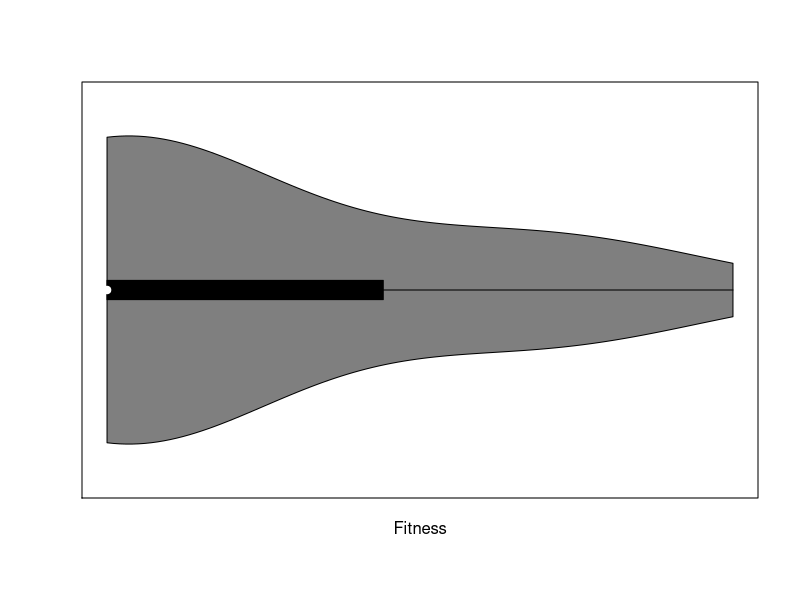
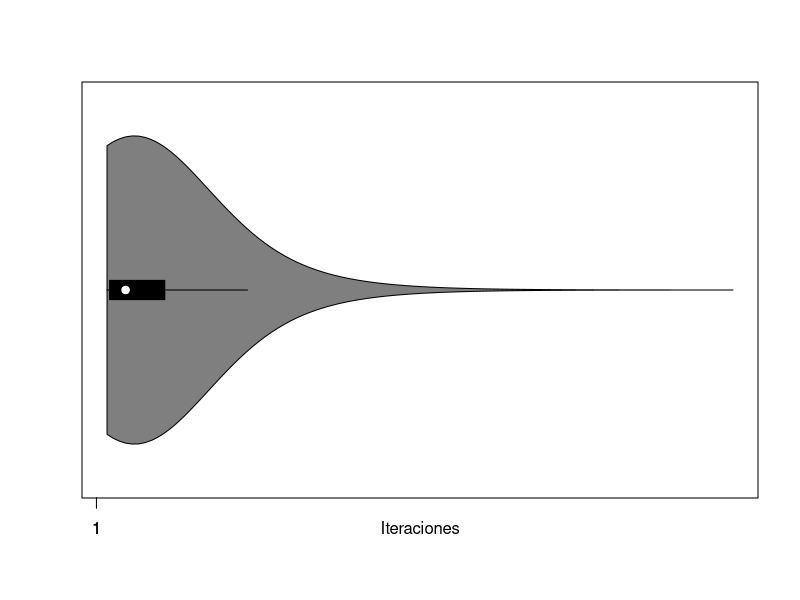
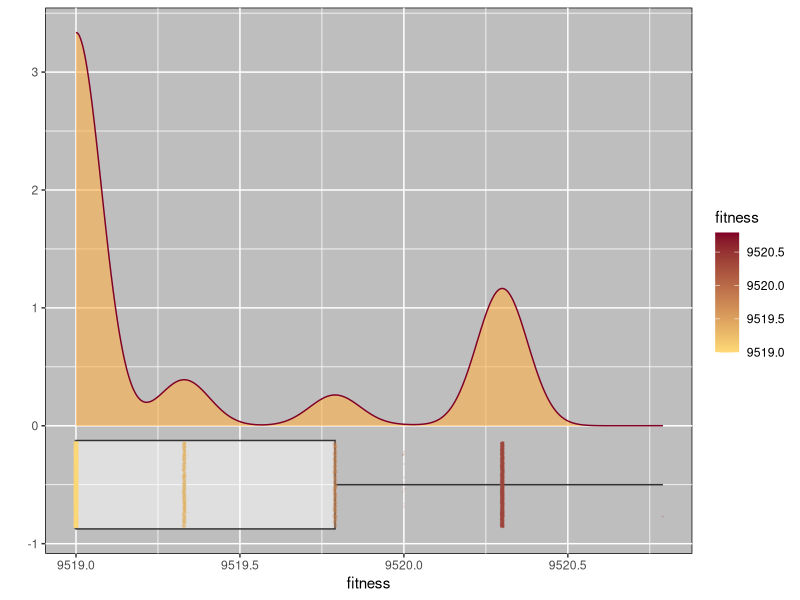
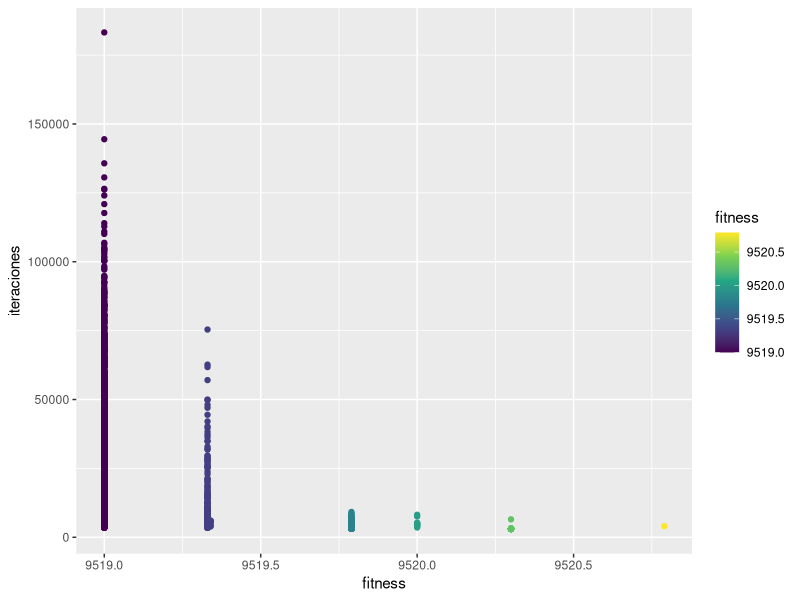

Recreate these plots in R, in order.
 library(ggplot2)
library(vioplot)
library(corrplot)
data<-read.csv(file = 'valores_verif_RH0750158-final-10000.csv',header = FALSE)

m<-as.numeric(data$V1[1])
pTresh<-as.numeric(data$V2[1])
pr<-as.numeric(data$V3[1])

datos<-as.data.frame(data)
names(datos) = c("m","p_tresh","pr","seed","iteraciones","fitness")
# Graficos Violin Fitness vs Iteraciones
#par(mfrow = c(1, 2))
GrafViolin<-function(val2,title){
  vioplot(datos$fitness~val2,col=2:length(levels(data$m)),xlab=title,ylab="Fitness")
  stripchart(datos$fitness~val2,vertical=TRUE,method="jitter",pch=19,add=TRUE,col=3:8)
  vioplot(datos$iteraciones~val2,col=2:length(levels(data$m)),xlab="M",ylab="Iteraciones")
  stripchart(datos$iteraciones~val2,vertical=TRUE,method="jitter",pch=19,add=TRUE,col=3:8)
}


vioplot(datos$fitness,horizontal=TRUE,xlab="Fitness",ylab="")
vioplot(datos$iteraciones,horizontal=TRUE,xlab="Iteraciones",ylab="")

library(viridis)
library(viridisLite)
ggplot(datos, aes(x = fitness, y = -0.5)) +
  
  # horizontal boxplots & density plots
  geom_boxplot(aes(fill = fitness) ,alpha = 0.5) +
  geom_density(aes(x = fitness), inherit.aes = FALSE,fill="#feb24c",alpha=0.6,col="#800026") +
  geom_jitter(aes(x=fitness,col=fitness),height=0.36,alpha=0.1,size=0.2)+
  # vertical lines at Q1 / Q2 / Q3
  #stat_boxplot(geom = "vline", aes(xintercept = ..xlower..)) +
  #stat_boxplot(geom = "vline", aes(xintercept = ..xmiddle..)) +
  #stat_boxplot(geom = "vline", aes(xintercept = ..xupper..)) +
  
  #facet_grid(fitness ~ .) +
  ylab("")+
  scale_colour_gradient(low="#fed976",high="#800026")+theme(
    panel.background = element_rect(fill = "gray",
                                    colour = "black",
                                    size = 0.5, linetype = "solid")
  )

ggplot(datos, aes(x = fitness, y = iteraciones)) +
  #geom_boxplot(aes(fill = fitness), alpha = 0.5) +
  #geom_density(aes(x = fitness), inherit.aes = FALSE) +
  geom_point(aes(col=fitness))+
  scale_colour_viridis_c()
# Graficos M
#GrafViolin(datos$m,"M")
# Graficos P Tresh
#GrafViolin(datos$p_tresh,"P_Tresh")
# Graficos PR
#GrafViolin(datos$pr,"Pr")

TablaCombFit<-function(mval,ptreshval,prval){
  datostemp<-datos[which(datos$m==mval & datos$p_tresh==ptreshval & datos$pr==prval),]
  combtemp<-table(datostemp$fitness)/10000
  #if(combtemp[1]>0.85){
    print(paste("Combinacion:  m=",as.character(mval),"  pTresh=",as.character(ptreshval)," pr=",as.character(prval)))
    print(combtemp)
    print("")
    #print(datostemp$seed)
  #}
}
PromIter<-function(mval,ptreshval,prval){
  #datostemp<-datos[which(datos$m==mval & datos$p_tresh==ptreshval & datos$pr==prval),]
  iters<-mean(datos$iteraciones)
  print(iters)
}
print("Para Fitness")
mV=c(m)
pTreshV=c(pTresh)
prV=c(pr)
for(mValue in mV){
  for(pTreshValue in pTreshV){
    for(prValue in prV){
      TablaCombFit(mValue,pTreshValue,prValue)
    }
  }
}

subdata1<-datos[which(datos$m==m & datos$p_tresh==pTresh & datos$pr==pr),]

print("Calculo Varianza")
print(var(subdata1$fitness))

print("Calculo Desviacion Estandar")
pca<-prcomp(subdata1[6],scale=FALSE)     
print(pca$sdev)
print("")


print("Para Iter")
mV=c(m)
pTreshV=c(pTresh)
prV=c(pr)
for(mValue in mV){
  for(pTreshValue in pTreshV){
    for(prValue in prV){
      PromIter(mValue,pTreshValue,prValue)
    }
  }
}
print("Calculo Varianza")
print(var(subdata1$iteraciones))

print("Calculo Desviacion Estandar")
pca<-prcomp(subdata1[5],scale=FALSE)     
print(pca$sdev)
print("")
